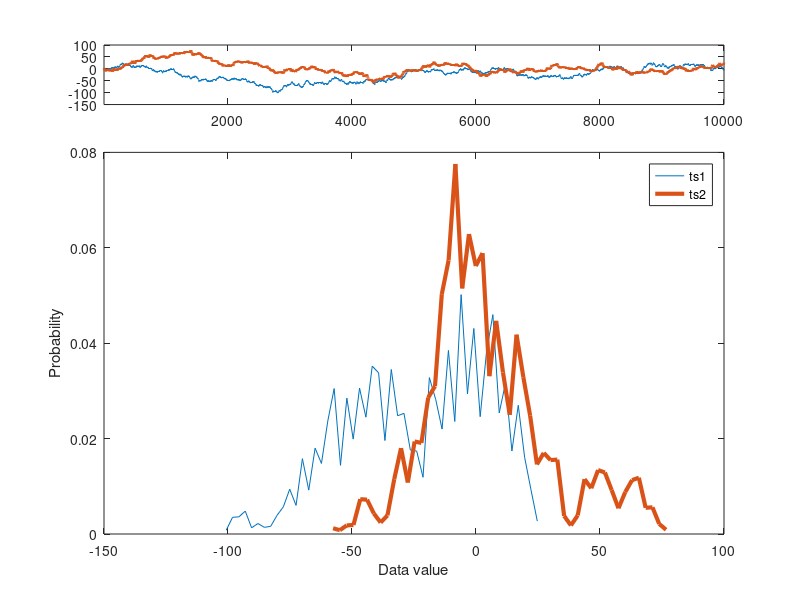

MATLAB code for this plot:
%%
%   COURSE: Master statistics and machine learning: intuition, math, code										
%      URL: udemy.com/course/statsml_x/?couponCode=202006 
% 
%  SECTION: Probability theory
%    VIDEO: Compute probability mass functions
% 
%  TEACHER: Mike X Cohen, sincxpress.com
%

%%

% a clear MATLAB workspace is a clear mental workspace
close all; clear
pkg load statistics % load Octave stats package

%% 

% re-run marble jar code from "compute probabilities"

%% compute empirical probability function

% continous signal (technically discrete!)
N = 10004;
datats1 = cumsum(sign(randn(N,1)));
datats2 = cumsum(sign(randn(N,1)));

% let's see what they look like
figure(2), clf
subplot(511)
plot(1:N,datats1, 1:N,datats2,'linewidth',2)
set(gca,'xlim',[1 N])



% discretize using histograms
nbins = 50;

[y,x1] = hist(datats1,nbins);
y1 = y./sum(y);

[y,x2] = hist(datats2,nbins);
y2 = y./sum(y);


% and draw
subplot(5,1,2:5)
plot(x1,y1, x2,y2,'linewidth',3)
legend({'ts1';'ts2'})
xlabel('Data value'), ylabel('Probability')

%% done.
